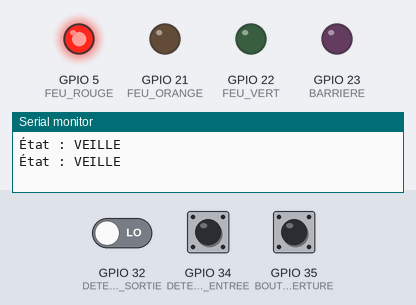
This program was run on a simulated ESP32. Parts: output pins drawn as LEDs (lit = HIGH), the last lines printed to the serial monitor. The test bench sets the inputs (shaded band); at power-on: GPIO 34 (DETECTEUR_ENTREE) LOW, GPIO 35 (BOUTON_OUVERTURE) LOW, GPIO 32 (DETECTEUR_SORTIE) LOW.

Above: at 1.2 s.
1.3 s: GPIO 34 (DETECTEUR_ENTREE) pulled HIGH for 0.15 s
At 3.0 s:
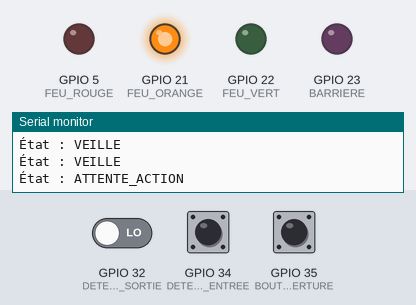
3.5 s: GPIO 35 (BOUTON_OUVERTURE) pulled HIGH for 0.15 s
At 4.5 s:
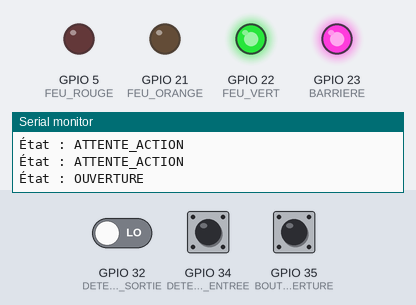
5.5 s: GPIO 32 (DETECTEUR_SORTIE) driven HIGH and GPIO 34 (DETECTEUR_ENTREE) driven HIGH and GPIO 35 (BOUTON_OUVERTURE) driven HIGH
At 10.3 s:
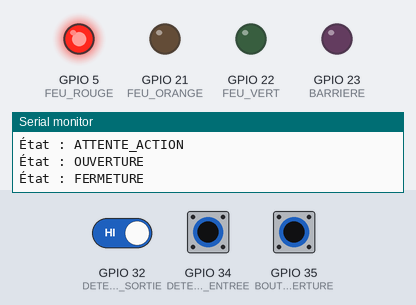
Timing chart, 0 to 13.5 s (numbered marks = the images above; inputs shaded):
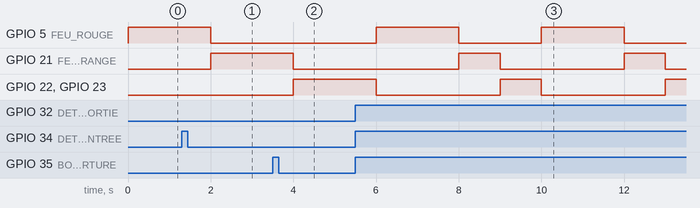

The program:

main.cpp
```cpp
#include "GererVoieSortie.h"

GererVoieSortie voieSortie;

// Interrupt Service Routines
void IRAM_ATTR detecteurEntreeISR() {
    voieSortie.mettreAJourEntrees(true, digitalRead(BOUTON_OUVERTURE), digitalRead(DETECTEUR_SORTIE));
}

void IRAM_ATTR boutonOuvertureISR() {
    voieSortie.mettreAJourEntrees(digitalRead(DETECTEUR_ENTREE), true, digitalRead(DETECTEUR_SORTIE));
}

void setup() {
    Serial.begin(9600);
    pinMode(DETECTEUR_ENTREE, INPUT_PULLUP);
    pinMode(BOUTON_OUVERTURE, INPUT_PULLUP);
    pinMode(DETECTEUR_SORTIE, INPUT_PULLUP);

    pinMode(BARRIERE, OUTPUT);
    pinMode(FEU_ROUGE, OUTPUT);
    pinMode(FEU_ORANGE, OUTPUT);
    pinMode(FEU_VERT, OUTPUT);

    // Attach interrupts
    attachInterrupt(digitalPinToInterrupt(DETECTEUR_ENTREE), detecteurEntreeISR, RISING);
    attachInterrupt(digitalPinToInterrupt(BOUTON_OUVERTURE), boutonOuvertureISR, RISING);
}

void loop() {
    voieSortie.transitionEtat();
    voieSortie.afficherSorties();
    delay(1000); // Simulate timer increment
}
```

GererVoieSortie.h
```cpp
#ifndef GERER_VOIE_SORTIE_H
#define GERER_VOIE_SORTIE_H

#include <Arduino.h>
#include "ConfigGererVoieSortie.h"

// Définition des états possibles de la FSM
enum Etat {
    VEILLE,
    ATTENTE_ACTION,
    OUVERTURE,
    FERMETURE,
    ALERTE_INACTIVITE,
    ALERTE_NON_DETECTE
};

// Classe pour gérer la voie de sortie
class IRAM_ATTR GererVoieSortie {
private:
    volatile Etat etatActuel;  // État actuel
    volatile bool DE;          // Détecteur d'entrée
    volatile bool BO;          // Bouton d'ouverture
    volatile bool DS;          // Détecteur de sortie
    volatile int timer;        // Timer pour gérer les délais

    // Méthodes privées
    void IRAM_ATTR afficherEtat(); // Afficher l'état actuel

public:
    // Constructeur
    GererVoieSortie();

    // Méthodes publiques
    void IRAM_ATTR mettreAJourEntrees(bool de, bool bo, bool ds);
    void IRAM_ATTR transitionEtat();
    void IRAM_ATTR afficherSorties(); // Affiche les sorties (feux et barrière)
};

#endif // GERER_VOIE_SORTIE_H
```

GererVoieSortie.cpp
```cpp
#include "GererVoieSortie.h"

// Constructeur
GererVoieSortie::GererVoieSortie() : etatActuel(VEILLE), DE(false), BO(false), DS(false), timer(0) {}

// Mettre à jour les entrées
void IRAM_ATTR GererVoieSortie::mettreAJourEntrees(bool de, bool bo, bool ds) {
    DE = de;
    BO = bo;
    DS = ds;
}

// Afficher l'état actuel
void IRAM_ATTR GererVoieSortie::afficherEtat() {
    switch (etatActuel) {
        case VEILLE:
            Serial.println("État : VEILLE");
            break;
        case ATTENTE_ACTION:
            Serial.println("État : ATTENTE_ACTION");
            break;
        case OUVERTURE:
            Serial.println("État : OUVERTURE");
            break;
        case FERMETURE:
            Serial.println("État : FERMETURE");
            break;
        case ALERTE_INACTIVITE:
            Serial.println("État : ALERTE_INACTIVITE");
            break;
        case ALERTE_NON_DETECTE:
            Serial.println("État : ALERTE_NON_DETECTE");
            break;
    }
}

// Transition entre les états
void IRAM_ATTR GererVoieSortie::transitionEtat() {
    switch (etatActuel) {
        case VEILLE:
            if (DE) etatActuel = ATTENTE_ACTION;
            break;

        case ATTENTE_ACTION:
            if (BO) etatActuel = OUVERTURE;
            else if (timer >= TEMPS_INACTIVITE_SECONDES) etatActuel = ALERTE_INACTIVITE;
            break;

        case OUVERTURE:
            if (DS) etatActuel = FERMETURE;
            else if (timer >= TEMPS_INACTIVITE_SECONDES) etatActuel = ALERTE_NON_DETECTE;
            break;

        case FERMETURE:
            etatActuel = VEILLE;
            break;

        case ALERTE_INACTIVITE:
        case ALERTE_NON_DETECTE:
            etatActuel = VEILLE;
            break;
    }
    afficherEtat();
}

// Afficher les sorties (feux et barrière)
void IRAM_ATTR GererVoieSortie::afficherSorties() {
    switch (etatActuel) {
        case VEILLE:
            digitalWrite(FEU_ROUGE, HIGH);
            digitalWrite(FEU_ORANGE, LOW);
            digitalWrite(FEU_VERT, LOW);
            digitalWrite(BARRIERE, LOW);
            break;

        case ATTENTE_ACTION:
            digitalWrite(FEU_ROUGE, LOW);
            digitalWrite(FEU_ORANGE, HIGH);
            digitalWrite(FEU_VERT, LOW);
            digitalWrite(BARRIERE, LOW);
            break;

        case OUVERTURE:
            digitalWrite(FEU_ROUGE, LOW);
            digitalWrite(FEU_ORANGE, LOW);
            digitalWrite(FEU_VERT, HIGH);
            digitalWrite(BARRIERE, HIGH);
            break;

        case FERMETURE:
            digitalWrite(FEU_ROUGE, HIGH);
            digitalWrite(FEU_ORANGE, LOW);
            digitalWrite(FEU_VERT, LOW);
            digitalWrite(BARRIERE, LOW);
            break;

        case ALERTE_INACTIVITE:
        case ALERTE_NON_DETECTE:
            digitalWrite(FEU_ORANGE, HIGH); // Simulate clignotement
            break;
    }
}
```

ConfigGererVoieSortie.h
```cpp
// ConfigGererVoieSortie.h

#ifndef CONFIG_GERER_VOIE_SORTIE_H
#define CONFIG_GERER_VOIE_SORTIE_H

// Définitions des entrées
#define DETECTEUR_ENTREE    34  // Détecteur d'entrée (DE)
#define BOUTON_OUVERTURE    35  // Bouton d'ouverture (BO)
#define DETECTEUR_SORTIE    32  // Détecteur de sortie (DS)

// Définitions des sorties
#define BARRIERE            23  // Barrière (ouverte/fermée)
#define FEU_ROUGE           5   // Feu rouge
#define FEU_ORANGE          21  // Feu orange
#define FEU_VERT            22  // Feu vert

// Fréquences et délais
#define FREQUENCE_CLIGNOTEMENT_HZ 10 // Clignotement des feux (10 Hz)
#define TEMPS_INACTIVITE_SECONDES 20 // Temps avant l'alerte d'inactivité
#define TEMPS_FERMETURE_SECONDES   1  // Temps pour fermer la barrière

#endif // CONFIG_GERER_VOIE_SORTIE_H
```

Measured:
- after the input at 1.3 s, GPIO 5 (FEU_ROUGE): HIGH → LOW after 0.70 s; GPIO 21 (FEU_ORANGE): LOW → HIGH after 0.70 s
- after the input at 3.5 s, GPIO 21 (FEU_ORANGE): HIGH → LOW after 0.50 s; GPIO 22 (FEU_VERT), GPIO 23 (BARRIERE): LOW → HIGH after 0.50 s
- after the input at 5.5 s, GPIO 5 (FEU_ROUGE): alternates HIGH for 2.0 s and LOW for 2.0 s, starting after 0.50 s; GPIO 21 (FEU_ORANGE): alternates HIGH for 1.0 s and LOW for 3.0 s, starting after 2.5 s; GPIO 22 (FEU_VERT), GPIO 23 (BARRIERE): alternates HIGH for 1.0 s and LOW for 3.0 s, starting after 0.50 s
